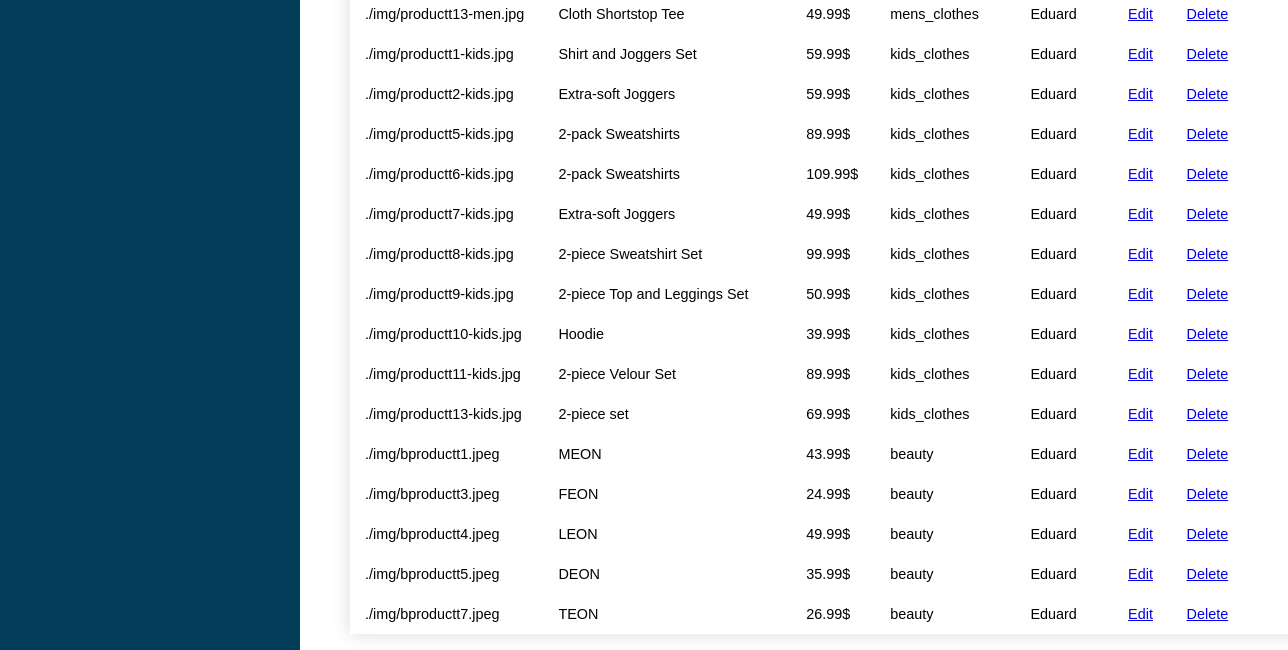
/views/produktet.php (signed in, lower part), run on an earlier commit of the app's database.
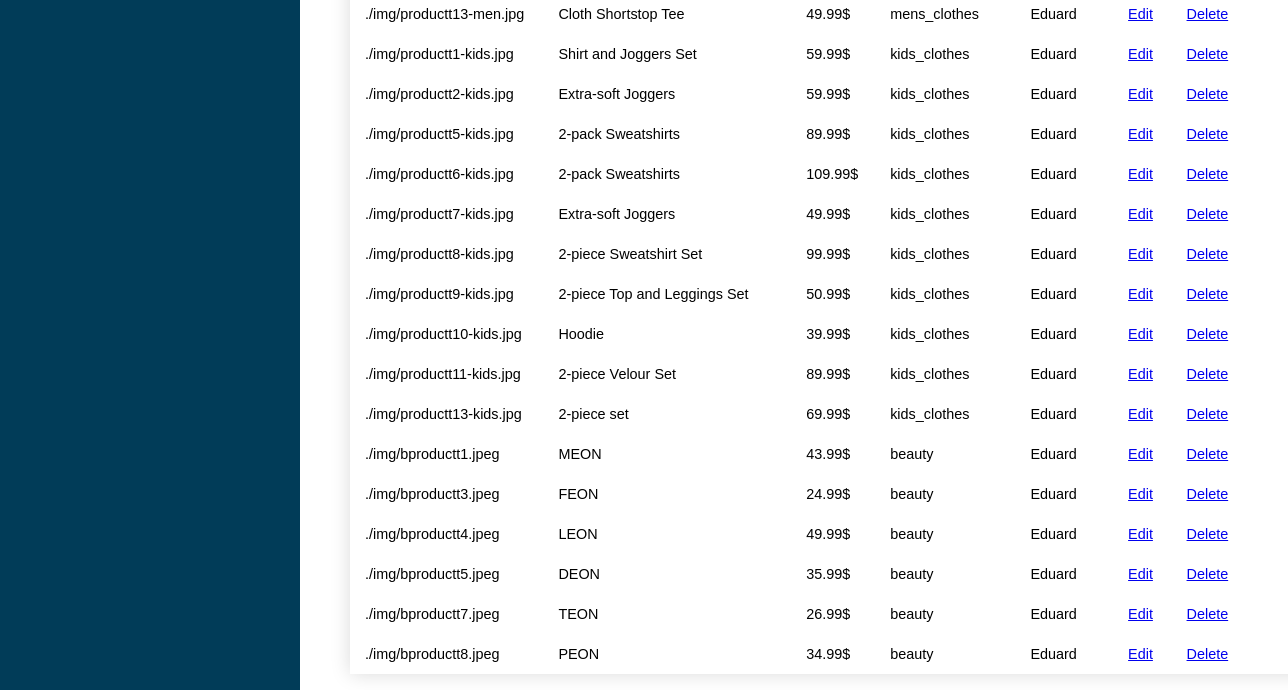
And on a later commit of the database.
### tables this page shows
CREATE TABLE `produktet` (
  `ID` int(11) NOT NULL,
  `foto_produktit` varchar(255) NOT NULL,
  `emri_produktit` varchar(255) NOT NULL,
  `cmimi_produktit` varchar(255) NOT NULL,
  `kategoria` varchar(255) NOT NULL,
  `added` varchar(255) DEFAULT NULL
);

### controllers/databaseConfig.php (called while the page is built, shortened)
<?php
class DatabasePDOConfiguration
{
    private $connection;
    private $host = "localhost";
    private $username = "root";
    private $dbName = "projekti";
    private $password = "";
    protected function getConnection()
    {
        return $this->connection;
    }
    private function createConnection()
    {
        $this->connection = new PDO("mysql:host=$this->host;dbname=$this->dbName", $this->username, $this->password);
        $this->connection->setAttribute(PDO::ATTR_ERRMODE, PDO::ERRMODE_EXCEPTION);
    }
}

### controllers/MenuController.php (called while the page is built, shortened)
<?php
    require_once 'databaseConfig.php';
    class MenuController extends DatabasePDOConfiguration{
        public $db;
        public function __construct(){
            $this->db = $this->getConnection();
        }
        public function readData(){
            $query = $this->db->query('SELECT * from produktet');
            return  $query ->fetchAll();
        }
    }
?>

### views/produktet.php (the view, shortened to what this page needs)
<?php
require_once '../controllers/MenuController.php';
include_once '../includes/dashboard.php';
?>
        <div class="dashboard">
            <table class="content-table">
                <tbody>
                    <?php
                    $p = new MenuController;
                    $allProducts = $p -> readData();
                    foreach($allProducts as $product): ?>
                    <tr>
                        <td><?php echo $product['foto_produktit'];?></td>
                        <td><?php echo $product['emri_produktit'];?></td>
                        <td><?php echo $product['cmimi_produktit']; ?></td>
                        <td><?php echo $product['kategoria'];?></td>
                        <td><?php echo $product['added'];?></td>
                        <td><a href="edit-products.php? id=<?php echo $product['ID']; ?>">Edit</a></td>
                        <td><a href="delete-products.php? id=<?php echo $product['ID']; ?>">Delete</a></td>
                    </tr>
                    <?php endforeach; ?>
                </tbody>
            </table>
        </div>

What changed in the data, as far as the page shows it:
added produktet: foto_produktit "./img/bproductt8.jpeg", emri_produktit "PEON", cmimi_produktit "34.99$", kategoria "beauty", added "Eduard"
